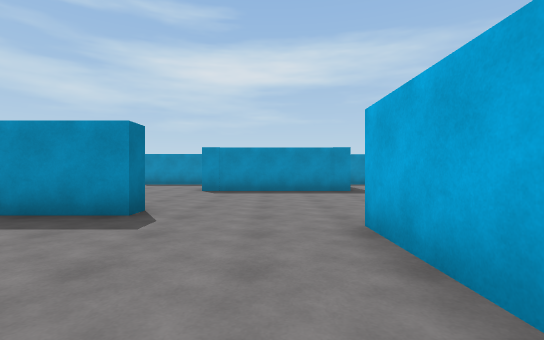
view 1 (above)

17 first-person views from a walk through a scene from a Unity 3-D project. The camera is 1.2 m above the floor, looks level and sees 85° across. The floor is counted in squares, 2 m on a side. Each view is taken from the middle of a square. On the plan, view 1 faces up. The plan holds only what a view shows up to about 9 squares ahead; the rest is blank.

view 2
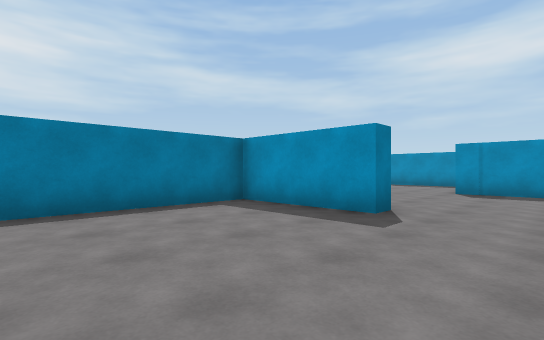

view 3
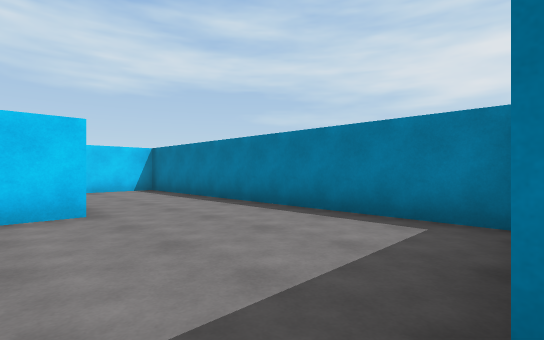

view 4
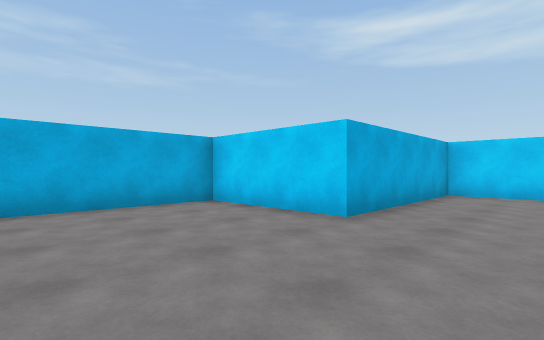

view 5
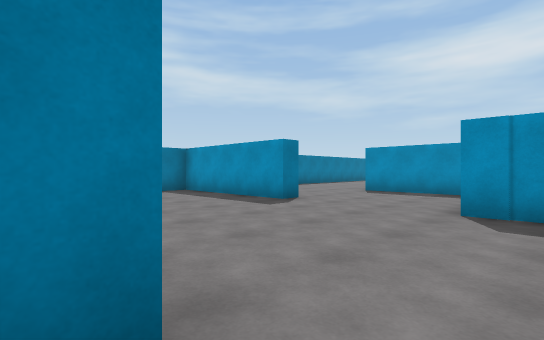

view 6
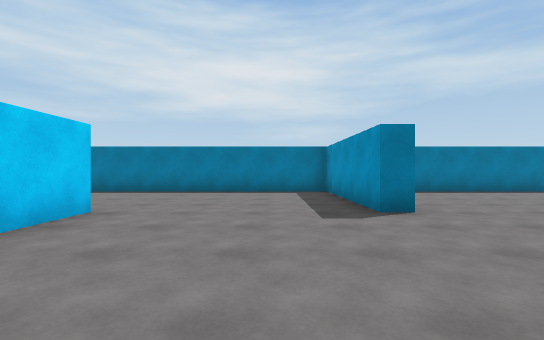

view 7
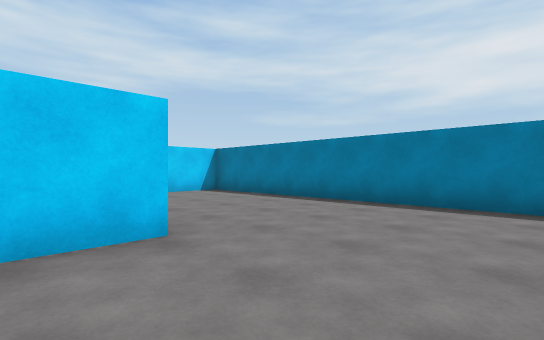

view 8
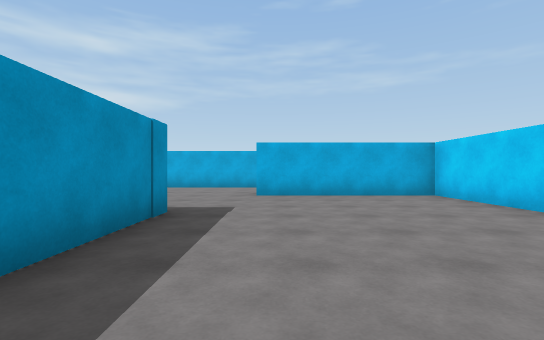

view 9
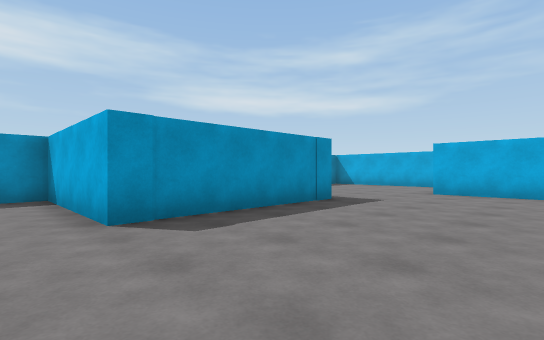

view 10
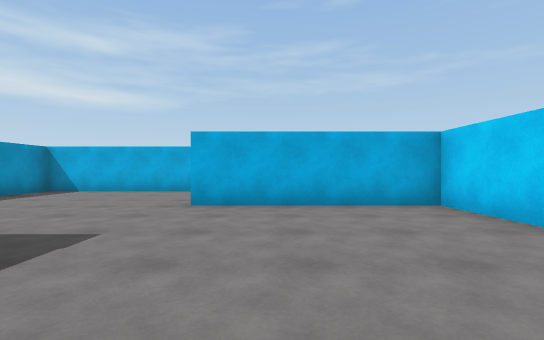

view 11
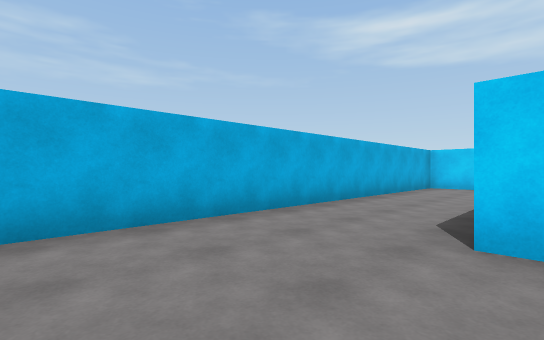

view 12
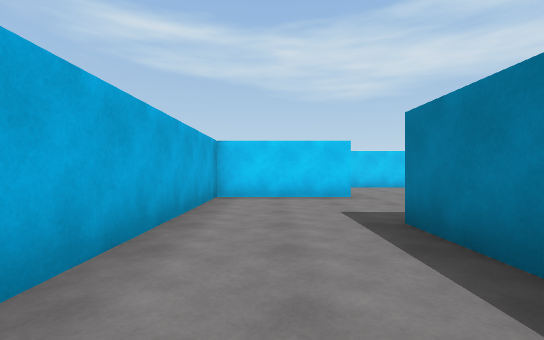

view 13
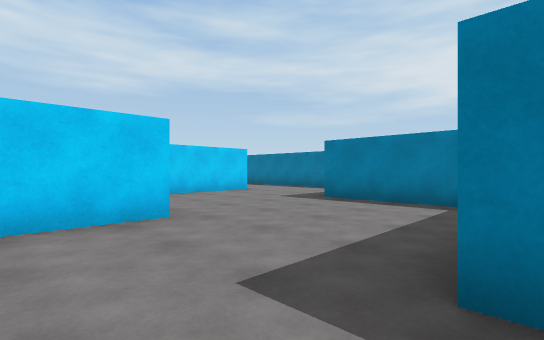

view 14
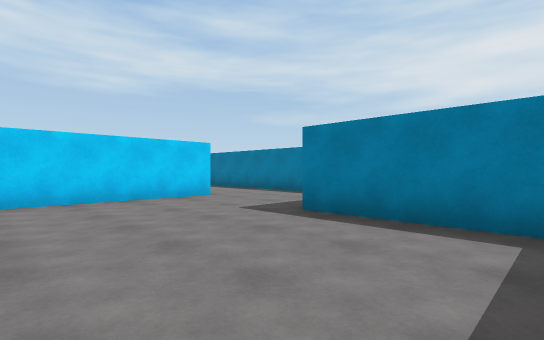

view 15
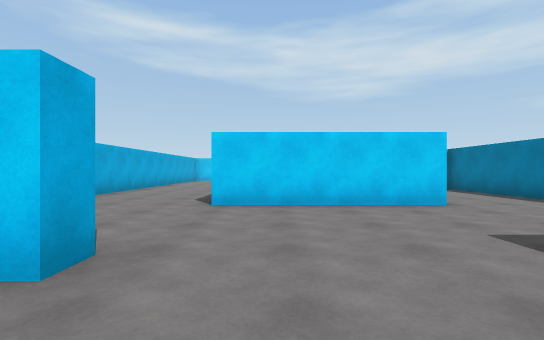

view 16
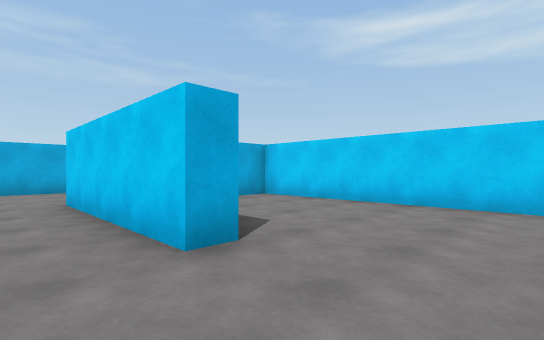

view 17
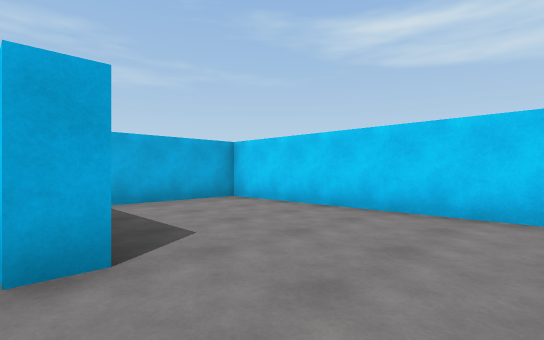

### Floor plan
Points are (right, up) in squares from view 1. A wall is a line through its corners. A room is listed if a view was taken in it or the views show most of it. See-through windows are left out.
Room 1 (views 1, 2, 3, 4, 5)
walls: (-1.9, 4.5) (-1.9, 3.9) (-4.8, 3.9) (-4.8, -4.8) (-2, -4.8) (-2, -0.3) (1, -0.3) (1, 3.2)
ways out: opening at (-0.5, 3.5) to room 2
Room 2 (views 6, 7, 8, 9, 10)
walls: (-5.2, 4.4) (-3.8, 4.4); (-5.2, 9.1) (-5.2, 8.5) (-9.2, 8.5) (-9.2, -0.6) (-7.6, -0.6); (2.2, 8.5) (-2, 8.5) (-2, 12.2) (-5.2, 12.2); (2.1, 3.2) (5, 3.2) (5, 7.4)
ways out: opening at (-0.5, 3.5) to room 1; opening at (4, 8.7) to room 3; opening at (-5.5, 10.5)
Room 3 (views 11, 12, 13, 14, 15)
walls: (5.5, 4.4) (5.5, 2.6); (5, 7.4) (5.5, 7.4); (1.5, 1.9) (1.5, -0.9); (5.2, -1.1) (5.2, -0.6) (8.2, -0.6) (8.2, 12.2) (6.8, 12.2); (1, -4.1) (5.1, -4.1)
ways out: opening at (4, 8.7) to room 2; opening at (1, -2.5) to room 4; opening at (5.5, -2.5)
Room 4 (views 16, 17)
walls: (1, -4.6) (1, -4.1); (-0.9, -8.3) (4.5, -8.3) (4.5, -5.6); (-1.5, -3.2) (-1.5, -8)
ways out: opening at (1, -2.5) to room 3

Where each view was taken, in squares from view 1:
view 1: 0 up, 0 right, facing up
view 2: 0 up, 0 right, facing up-left
view 3: 4 up, 1 left, facing down-left
view 4: 3 up, 4 left, facing down-right
view 5: 4 up, 1 left, facing up-left
view 6: 7 up, 1 left, facing left
view 7: 7 up, 4 left, facing down-left
view 8: 7 up, 2 left, facing right
view 9: 5 up, 3 left, facing up-right
view 10: 6 up, 0 right, facing right
view 11: 10 up, 5 right, facing down-right
view 12: 6 up, 7 right, facing down
view 13: 3 up, 7 right, facing down-left
view 14: 2 up, 5 right, facing down-left
view 15: 1 up, 4 right, facing down
view 16: 3 down, 1 left, facing down-right
view 17: 4 down, 1 left, facing down-right
